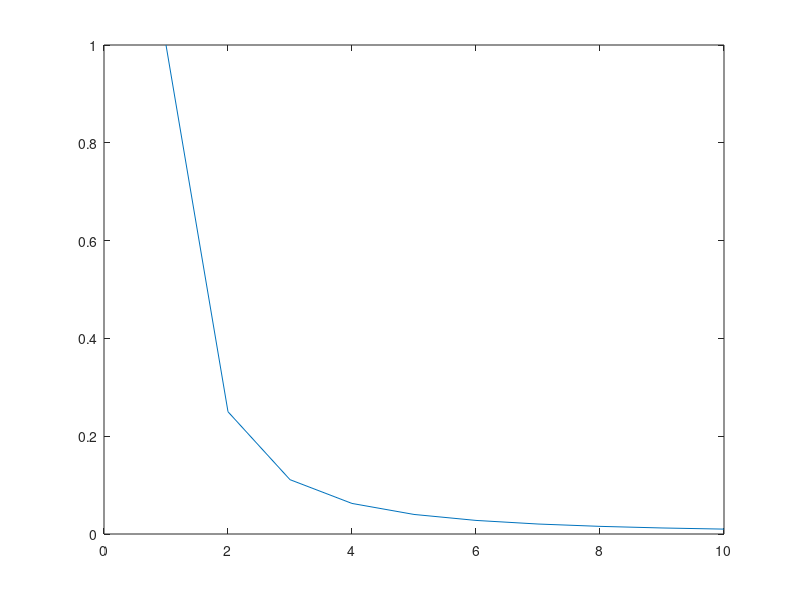

Write MATLAB code to recreate this figure.
%% COLOR FUNCTION


clc
lung = [-700, -600];
fat = [-120, -90];
fluids = [-30 15];
water = [-2, 2 ];
muscle = [30 55];
blood = [13 50 ];
hematoma = [50 100];
clot = [50 75 ];
cancellous = [300 400];
cortical = [1000 1900];
foreign = [2500 3000];
noise = [-700 1500];
cols = ['r' 'y' 'c' 'b' 'r' 'r' 'r' 'k' 'k' 'g'];
cats = [lung; fat;fluids; water; muscle; blood; hematoma; clot; cancellous; cortical; foreign; ];
min_belonging = 0.0001;

x = -1000:0.2:2000;
for i = 1:length(cats)
   spread = cats(i,2)-cats(i,1);
   center = (cats(i,1) + cats(i,2))/2;
   sd = spread/4;
   f = 1/(sd*sqrt(2*3.1415)) *exp(-((x-center).^2)/(2*sd^2));
   f = plot(x, f);
   hold on
end
%set(gca, 'YScale', 'log')
axis([-200 200 min_belonging 0.1])
hold off

%%  ACTIVATION FUNCTION
clc
blocks = 9*5;
x = 1:1:blocks+3;
f = 2./(1+exp(-x/15))-1;
plot(x, f)



%% ACCUMULATED ALPHA FUNCTION
x = 0:1:10;
y = 1./x.^2;
plot(x,y)
